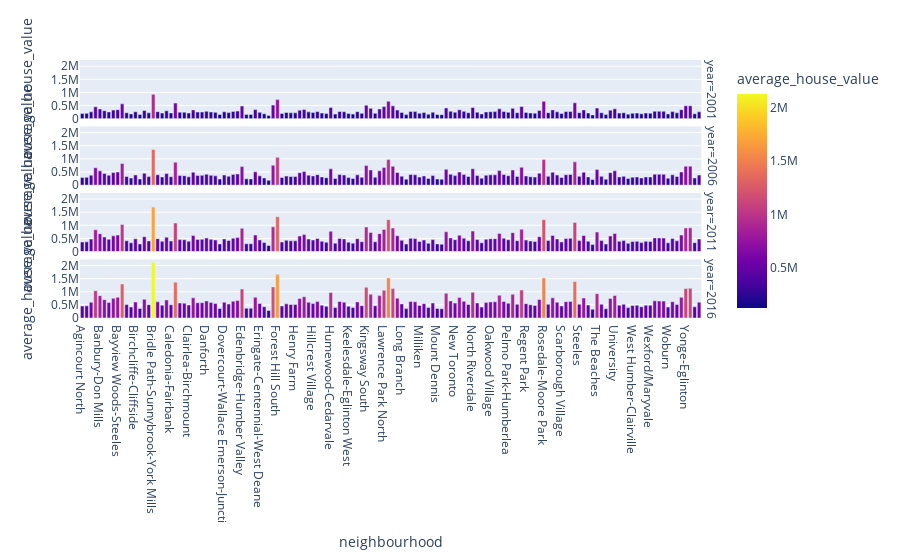

The notebook cell saved with this chart:
### Markdown cell above
## Cost Analysis - Optional Challenge

In this section, you will use Plotly express to a couple of plots that investors can interactively filter and explore various factors related to the house value of the Toronto's neighbourhoods. 

### Create a bar chart row facet to plot the average house values for all Toronto's neighbourhoods per year

### Code cell
px.bar(to_house_value, x = "neighbourhood" , y = "average_house_value" , color = "average_house_value", height = 1000, facet_row="year")

### Figure 1 — Plotly figure (JSON) as saved in the notebook; plotly's stock layout.template omitted (floating-point values rounded to 4 significant figures; data arrays with more than 128 entries replaced by an {"elided": "..."} marker saying what was removed)
{"data": [{"alignmentgroup": "True", "hovertemplate": "year=2001<br>neighbourhood=%{x}<br>average_house_value=%{marker.color}<extra></extra>", "legendgroup": "", "marker": {"color": {"elided": "140 int values"}, "coloraxis": "coloraxis"}, "name": "", "offsetgroup": "", "orientation": "v", "showlegend": false, "textposition": "auto", "type": "bar", "x": {"elided": "140 str values"}, "xaxis": "x4", "y": {"elided": "140 int values"}, "yaxis": "y4"}, {"alignmentgroup": "True", "hovertemplate": "year=2006<br>neighbourhood=%{x}<br>average_house_value=%{marker.color}<extra></extra>", "legendgroup": "", "marker": {"color": {"elided": "140 int values"}, "coloraxis": "coloraxis"}, "name": "", "offsetgroup": "", "orientation": "v", "showlegend": false, "textposition": "auto", "type": "bar", "x": {"elided": "140 str values"}, "xaxis": "x3", "y": {"elided": "140 int values"}, "yaxis": "y3"}, {"alignmentgroup": "True", "hovertemplate": "year=2011<br>neighbourhood=%{x}<br>average_house_value=%{marker.color}<extra></extra>", "legendgroup": "", "marker": {"color": {"elided": "140 int values"}, "coloraxis": "coloraxis"}, "name": "", "offsetgroup": "", "orientation": "v", "showlegend": false, "textposition": "auto", "type": "bar", "x": {"elided": "140 str values"}, "xaxis": "x2", "y": {"elided": "140 int values"}, "yaxis": "y2"}, {"alignmentgroup": "True", "hovertemplate": "year=2016<br>neighbourhood=%{x}<br>average_house_value=%{marker.color}<extra></extra>", "legendgroup": "", "marker": {"color": {"elided": "140 int values"}, "coloraxis": "coloraxis"}, "name": "", "offsetgroup": "", "orientation": "v", "showlegend": false, "textposition": "auto", "type": "bar", "x": {"elided": "140 str values"}, "xaxis": "x", "y": {"elided": "140 int values"}, "yaxis": "y"}], "layout": {"annotations": [{"font": {}, "showarrow": false, "text": "year=2016", "textangle": 90, "x": 0.98, "xanchor": "left", "xref": "paper", "y": 0.1138, "yanchor": "middle", "yref": "paper"}, {"font": {}, "showarrow": false, "text": "year=2011", "textangle": 90, "x": 0.98, "xanchor": "left", "xref": "paper", "y": 0.3712, "yanchor": "middle", "yref": "paper"}, {"font": {}, "showarrow": false, "text": "year=2006", "textangle": 90, "x": 0.98, "xanchor": "left", "xref": "paper", "y": 0.6288, "yanchor": "middle", "yref": "paper"}, {"font": {}, "showarrow": false, "text": "year=2001", "textangle": 90, "x": 0.98, "xanchor": "left", "xref": "paper", "y": 0.8862, "yanchor": "middle", "yref": "paper"}], "autosize": true, "barmode": "relative", "coloraxis": {"colorbar": {"title": {"text": "average_house_value"}}, "colorscale": [[0, "#0d0887"], [0.1111, "#46039f"], [0.2222, "#7201a8"], [0.3333, "#9c179e"], [0.4444, "#bd3786"], [0.5556, "#d8576b"], [0.6667, "#ed7953"], [0.7778, "#fb9f3a"], [0.8889, "#fdca26"], [1, "#f0f921"]]}, "legend": {"tracegroupgap": 0}, "margin": {"t": 60}, "xaxis": {"anchor": "y", "autorange": true, "domain": [0, 0.98], "range": [-0.5, 139.5], "title": {"text": "neighbourhood"}, "type": "category"}, "xaxis2": {"anchor": "y2", "autorange": true, "domain": [0, 0.98], "matches": "x", "range": [-0.5, 139.5], "showticklabels": false, "type": "category"}, "xaxis3": {"anchor": "y3", "autorange": true, "domain": [0, 0.98], "matches": "x", "range": [-0.5, 139.5], "showticklabels": false, "type": "category"}, "xaxis4": {"anchor": "y4", "autorange": true, "domain": [0, 0.98], "matches": "x", "range": [-0.5, 139.5], "showticklabels": false, "type": "category"}, "yaxis": {"anchor": "x", "autorange": true, "domain": [0, 0.2275], "range": [0, 2236000.0], "title": {"text": "average_house_value"}, "type": "linear"}, "yaxis2": {"anchor": "x2", "autorange": true, "domain": [0.2575, 0.485], "matches": "y", "range": [0, 2236000.0], "title": {"text": "average_house_value"}, "type": "linear"}, "yaxis3": {"anchor": "x3", "autorange": true, "domain": [0.515, 0.7425], "matches": "y", "range": [0, 2236000.0], "title": {"text": "average_house_value"}, "type": "linear"}, "yaxis4": {"anchor": "x4", "autorange": true, "domain": [0.7725, 1], "matches": "y", "range": [0, 2236000.0], "title": {"text": "average_house_value"}, "type": "linear"}}}
